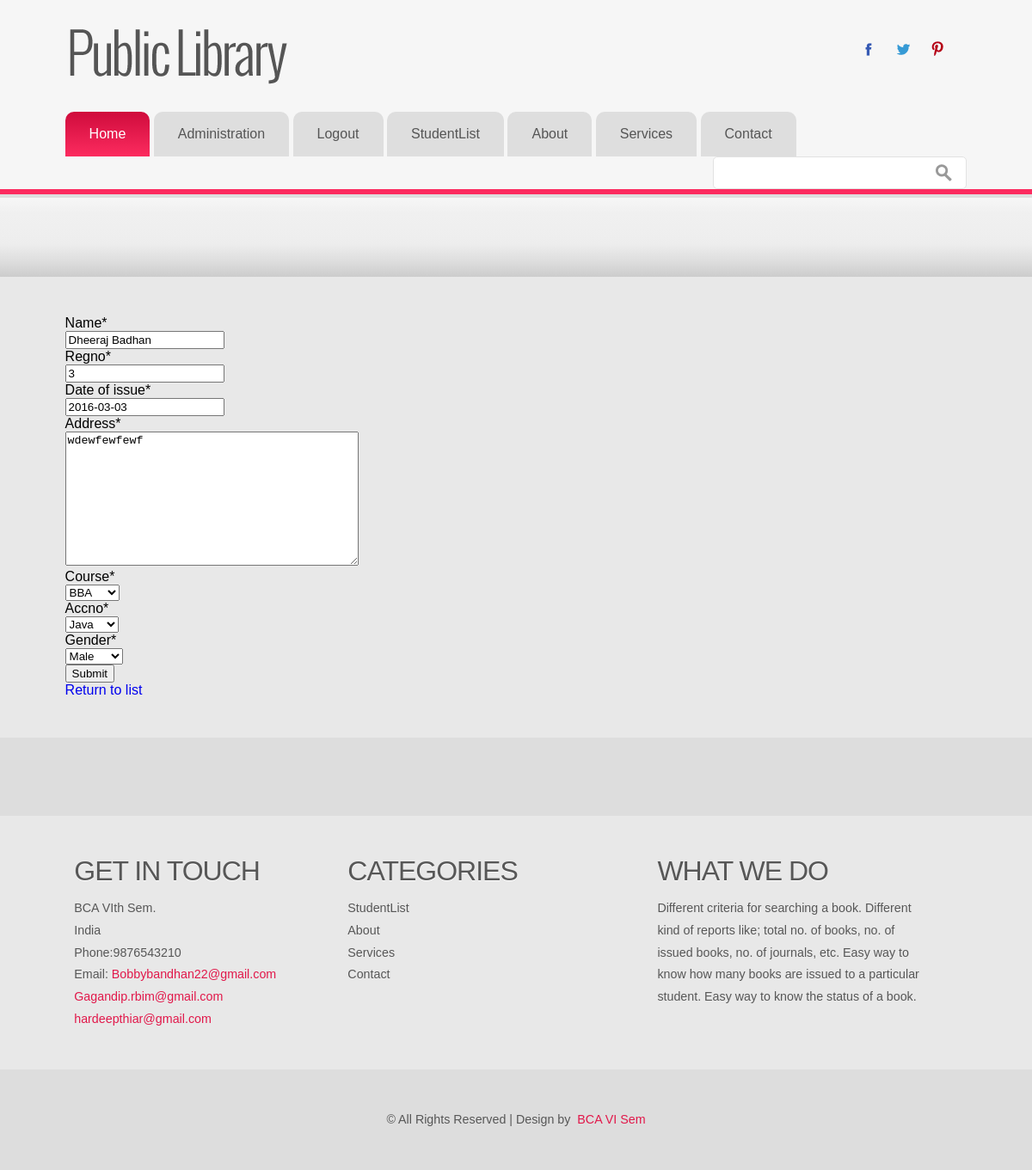
Screenshot of /student/update/6/ (signed in) with the database file from the repository.
### libsys/models.py (models this page shows, shortened)
class Student(models.Model):
	name = models.CharField(max_length=50)
	regno = models.IntegerField()
	date_of_issue = models.DateField()
	address = models.TextField()
	course = models.CharField(
		max_length=10,
		choices = (
			('BCA', 'BCA'),
			('BBA', 'BBA'),
			('MBA', 'MBA'),
			('B.Com', 'B.Com')
		)
	)
	accno = models.ForeignKey(Book)
	gender = models.CharField(
		max_length=1,
		choices = (
			('M', 'Male'),
			('F', 'Female')
		)
	)

class Book(models.Model):
	accno = models.IntegerField(primary_key=True)
	author = models.CharField(max_length=50)
	title = models.CharField(max_length=50)
	publication = models.CharField(max_length=50)
	edition = models.CharField(max_length=50)
	no_of_copies = models.IntegerField()
	volume = models.CharField(max_length=50)
	date_purchase = models.DateField()
	price = models.FloatField()
	status = models.CharField(max_length=50)
	def __str__(self):
		return self.title

### libsys/views.py (the view)
# urls.py: url(r'^student/update/(?P<pk>[0-9]+)/$', views.StuUpdate.as_view(), name='stu_update'),
class  StuUpdate(LoginRequiredMixin, UpdateView):
	model=Student
	template_name = "libsys/stu_form.html"
	fields=['name', 'regno', 'date_of_issue', 'address', 'course', 'accno', 'gender']

### libsys/templates/libsys/stu_form.html (shortened to what this page needs)
{% extends 'libsys/LLLL.html' %}
{% load crispy_forms_tags %}
{% block content %}
	<form method="post" action="">
	{% crispy form %}
	<button type="submit">Submit</button>
	</form>
	<div class="row">
		<div class="col-md-3"><a href="{% url 'stu_list' %}">Return to list</a>
		</div>
	</div>
{% endblock %}

### libsys/static/libsys/css/style.css (style rules this page uses)
html,body,div,span,applet,object,iframe,h1,h2,h3,h4,h5,h6,p,blockquote,pre,a,abbr,acronym,address,big,cite,code,del,dfn,em,img,ins,kbd,q,s,samp,small,strike,strong,sub,sup,tt,var,b,u,i,dl,dt,dd,ol,nav ul,nav li,fieldset,form,label,legend,table,caption,tbody,tfoot,thead,tr,th,td,article,aside,canvas,details,embed,figure,figcaption,footer,header,hgroup,menu,nav,output,ruby,section,summary,time,mark,audio,video { margin:0;padding:0;border:0;font-size:100%;font:inherit;vertical-align:baseline; }
a { text-decoration:none; }
body { background-color: #f6f6f6; font-family: Arial, Geneva,Helvetica, sans-serif; font-size: 100%; }

### rows the page displays
Student: name "Dheeraj Badhan", regno "3", date_of_issue "2016-03-03", address "wdewfewfewf", course "BBA", gender "Male"
Book: accno "Java"
